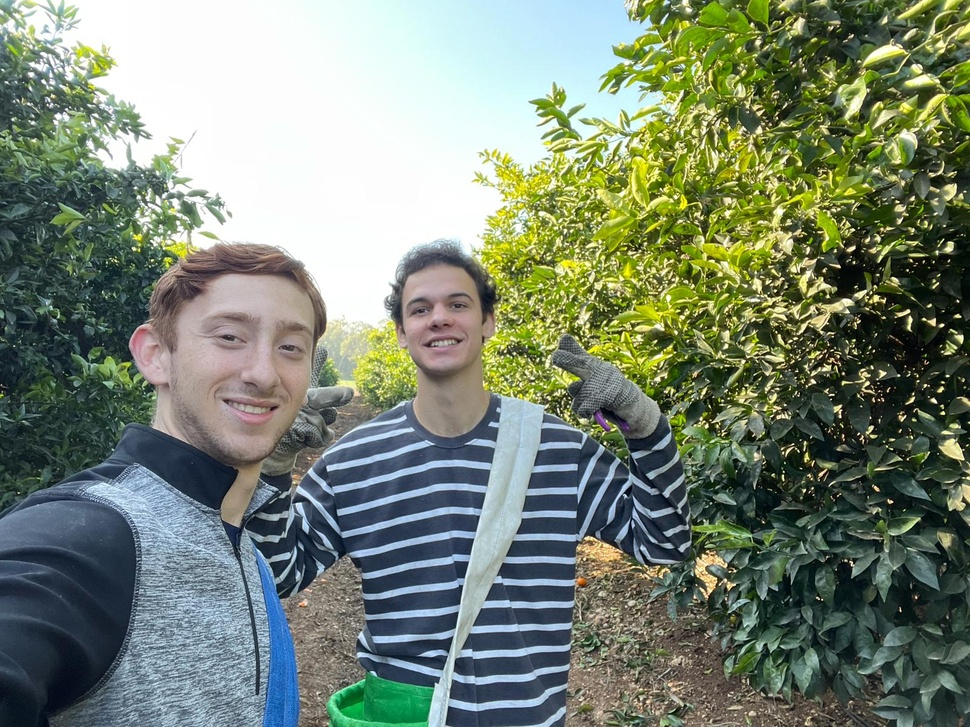
#> input picture HW04 2/images/GilZak.jpg, 970 x 727 px, shrunk from 1600 x 1200 before the run, found by its file name
$ python Q4.py
#> lines starting #> are read from the running program, lines starting #| are printed output that depends on the picture; long printed decimals are rounded
from PIL import Image
import numpy as np
import matplotlib.pyplot as plt


def rank_k_approximation(A, k):
    U, S, Vt = np.linalg.svd(A, full_matrices=False)
    # rank-k truncation from the SVD of A
    U_k = U[:, :k]
    S_k = np.diag(S[:k])
    Vt_k = Vt[:k, :]
    # print('rank', np.count_nonzero(S))

    A_k = np.dot(U_k, np.dot(S_k, Vt_k))

    return A_k, relative_error(S, k)


def relative_error(S, k):
    return (S[k]) ** 2 / S[0] ** 2


def compress_image_to_k(path, k):
#> called with path = 'GilZak.jpg', k = 5
    image = Image.open(path)
#> image is the input picture: PIL image 970x727 RGB; mean R, G, B 121.2, 132.9, 115.5
    pix = np.array(image)

    noise = np.random.normal(0, 10, pix.shape)
    pix = pix + noise
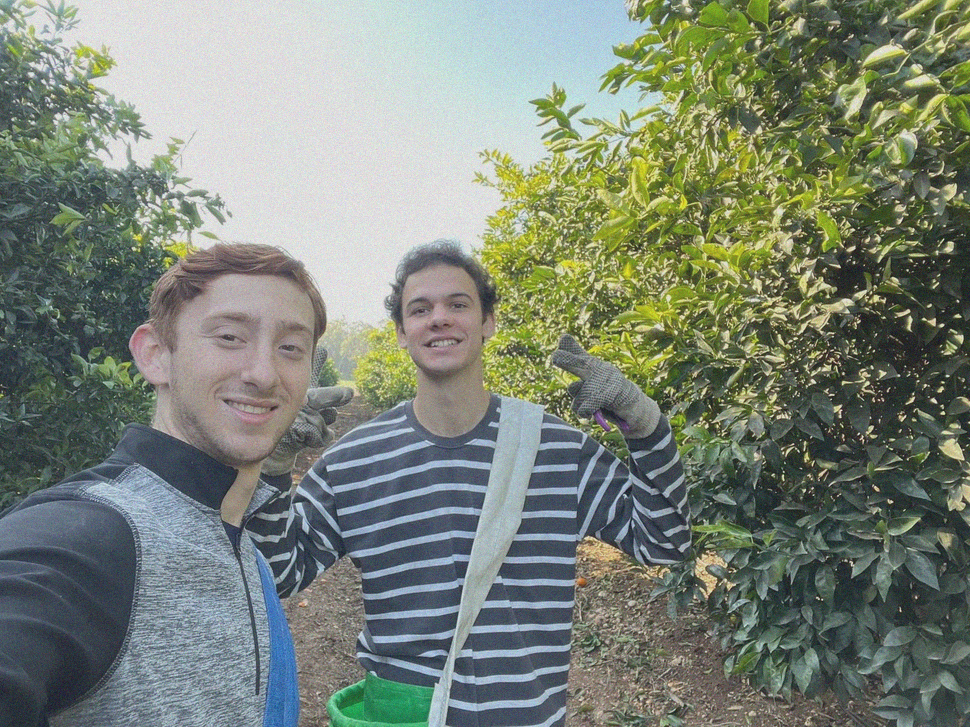
#> pix: shape (727, 970, 3) float64; mean R, G, B 121.2, 132.9, 115.5; drawn with min black and max white

    imgR = pix[:, :, 0]  # Red
    imgG = pix[:, :, 1]  # Green
    imgB = pix[:, :, 2]  # Blue
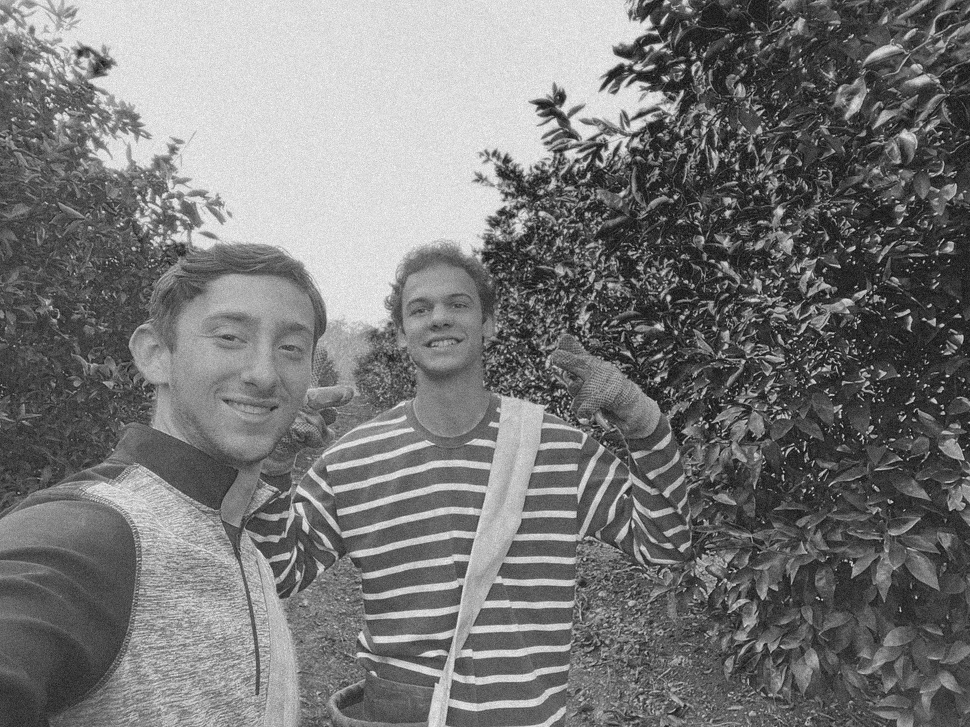
#> imgB: shape (727, 970) float64; min -45.32, max 296.7, mean 115.5; drawn with min black and max white
    print(pix.shape)
#| (727, 970, 3)

    error = [0, 0, 0]
    imgR_k, error[0] = rank_k_approximation(imgR, k)
#> in rank_k_approximation, `U, S, Vt = np.linalg.svd(A, full_matrices=False)`: S = 727 values, max 113102.4 at index 0, min 68.05 at index 726, mean 1085.7
#> in rank_k_approximation, `U_k = U[:, :k]`: U_k = 727 rows, first 6: [0.0521, 0.0787, 0.0257, 0.0361, -0.021], [0.0523, 0.0766, 0.022, 0.0334, -0.0161], [0.0521, 0.0742, 0.0255, 0.0347, -0.016], [0.0518, 0.0746, 0.0262, 0.0355, -0.0156], [0.0516, 0.0752, 0.0269, 0.0358, -0.0155], [0.0516, 0.0748, 0.0261, 0.0344, -0.0157]
#> in rank_k_approximation, `S_k = np.diag(S[:k])`: S_k = [[113102.4, 0, 0, 0, 0], [0, 16413.4, 0, 0, 0], [0, 0, 12583.7, 0, 0], [0, 0, 0, 8878.6, 0], [0, 0, 0, 0, 8293.4]]
    imgG_k, error[1] = rank_k_approximation(imgG, k)
#> in rank_k_approximation (call 2), `U_k = U[:, :k]`: U_k = 727 rows, first 6: [0.0532, 0.0646, -0.0391, 0.0174, -0.0279], [0.0536, 0.0612, -0.0318, 0.0166, -0.0285], [0.0534, 0.0607, -0.0337, 0.0176, -0.0296], [0.0532, 0.0607, -0.0345, 0.022, -0.0295], [0.053, 0.0601, -0.0362, 0.0203, -0.0297], [0.053, 0.06, -0.0365, 0.0189, -0.0275]
    imgB_k, error[2] = rank_k_approximation(imgB, k)
#> call 3 of rank_k_approximation, with k = 5
#> in rank_k_approximation (call 3), `U, S, Vt = np.linalg.svd(A, full_matrices=False)`:
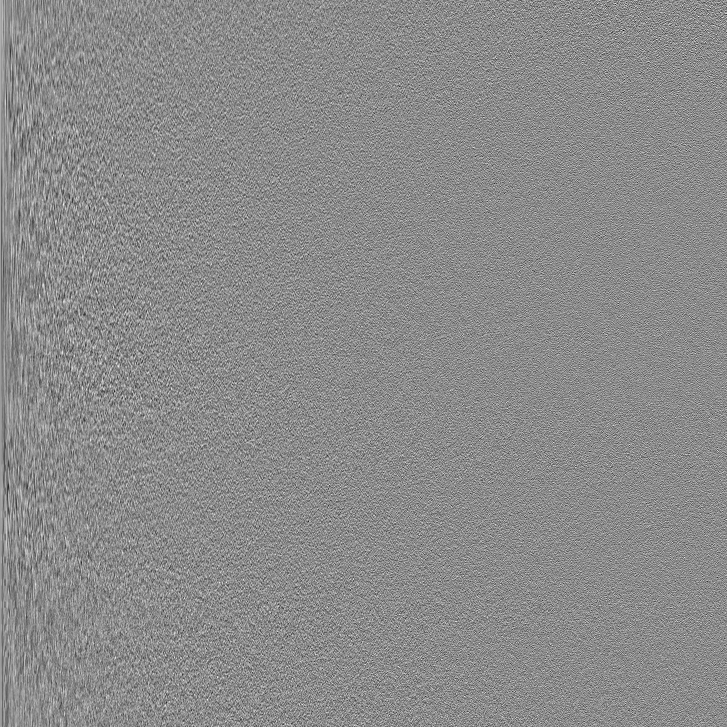
#> U: shape (727, 727) float64; min -0.228, max 0.189, mean 2.56e-05; drawn with min black and max white
#> in rank_k_approximation (call 3), `U, S, Vt = np.linalg.svd(A, full_matrices=False)`:
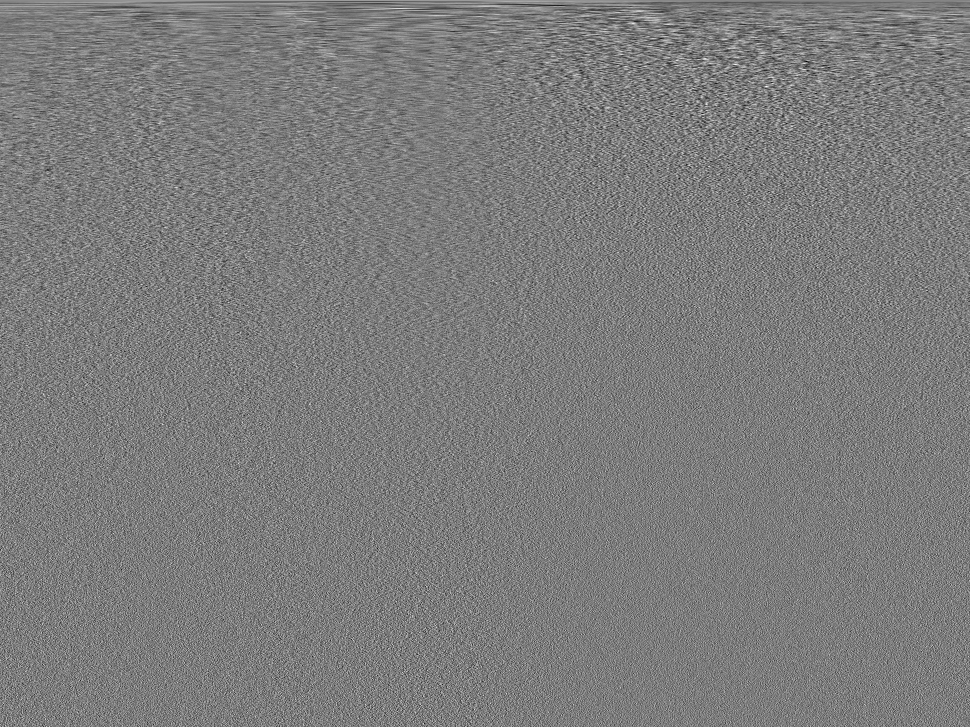
#> Vt: shape (727, 970) float64; min -0.181, max 0.19, mean 3.54e-05; drawn with min black and max white
#> in rank_k_approximation (call 3), `U, S, Vt = np.linalg.svd(A, full_matrices=False)`: S = 727 values, max 110183.3 at index 0, min 70.34 at index 726, mean 1088.2
#> in rank_k_approximation (call 3), `U_k = U[:, :k]`: U_k = 727 rows, first 6: [0.0567, 0.0396, 0.0557, -0.0228, 0.0484], [0.0568, 0.0405, 0.0521, -0.0252, 0.0487], [0.0567, 0.0391, 0.0557, -0.0241, 0.0492], [0.0563, 0.0373, 0.0609, -0.017, 0.0472], [0.056, 0.0366, 0.0656, -0.0115, 0.051], [0.056, 0.0364, 0.0673, -0.00684, 0.0497]
#> in rank_k_approximation (call 3), `S_k = np.diag(S[:k])`: S_k = [[110183.3, 0, 0, 0, 0], [0, 18596.8, 0, 0, 0], [0, 0, 13275.1, 0, 0], [0, 0, 0, 9696, 0], [0, 0, 0, 0, 9461.5]]
#> in rank_k_approximation (call 3), `A_k = np.dot(U_k, np.dot(S_k, Vt_k))`:
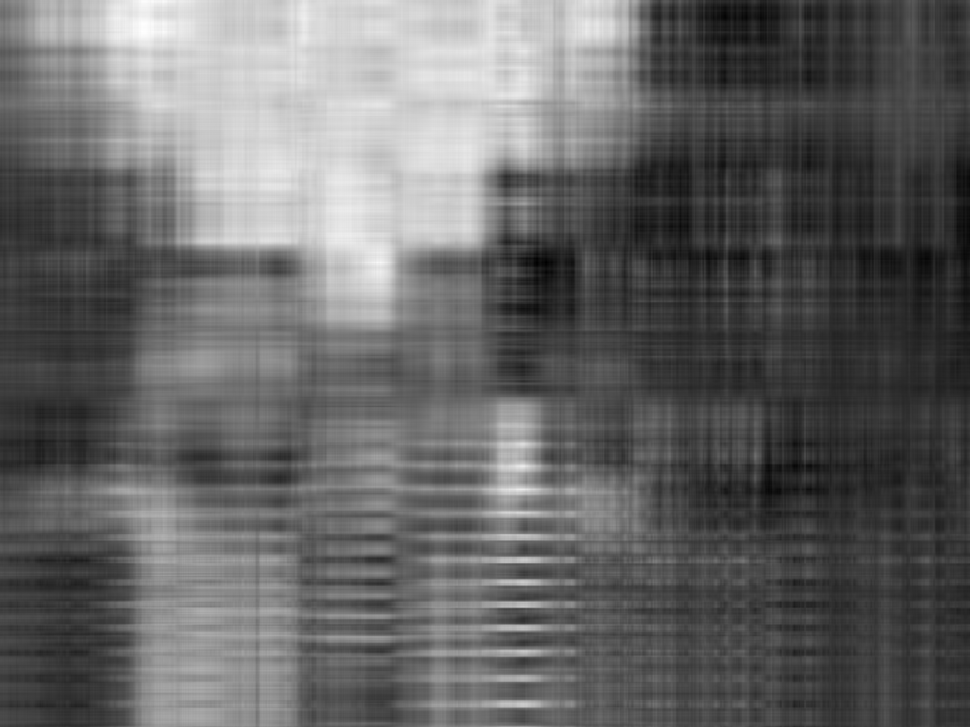
#> A_k: shape (727, 970) float64; min -12.25, max 307.3, mean 115.4; drawn with min black and max white

    new_img = np.stack([imgR_k, imgG_k, imgB_k], axis=-1)
    new_img = np.clip(new_img, 0, 255).astype(np.uint8)
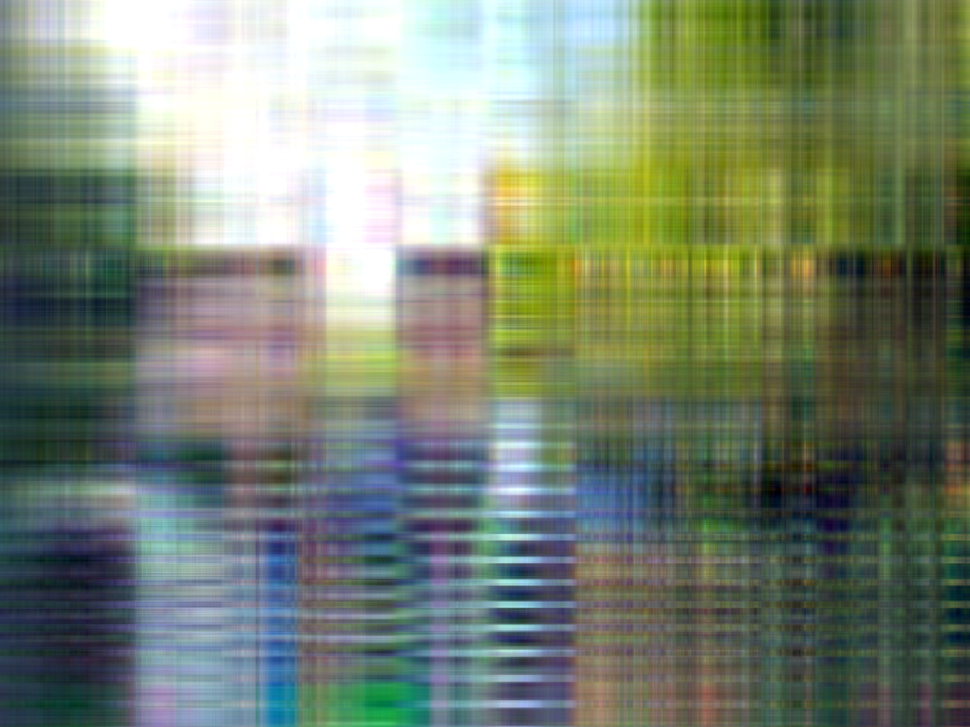
#> new_img: shape (727, 970, 3); mean R, G, B 120.4, 132, 114.5
    new_img = Image.fromarray(new_img)

    return new_img, error


errR, errG, errB = [], [], []
k_s = [5, 20, 50, 70, 80, 100, 200]
for path in [('GilZak.jpg', k) for k in k_s]:
    img, error = compress_image_to_k(path[0], path[1])
#> error = [0.00512, 0.00395, 0.00564]
    errR = errR + [(path[1], error[0])]
#> errR = [(5, 0.00512)]
    errG = errG + [(path[1], error[1])]
#> errG = [(5, 0.00395)]
    errB = errB + [(path[1], error[2])]
#> errB = [(5, 0.00564)]
    print(f'for k = {path[1]} the relative error is: {error}')
#| for k = 5 the relative error is: [0.005117, 0.003954, 0.005644]
    img.save(f'GilZak_k={path[1]}.jpg')


def draw_graph(data_points, l):
    # Unpack the data points into separate lists for x and y coordinates
#> called with l = 'r'
    k_values, error_values = zip(*data_points)
#> k_values = (5, 20, 50, 70, 80, 100, 200); error_values = (0.00512, 0.00142, 0.000537, 0.00034, 0.000287, 0.000209, 7.06e-05)

    # Plotting the graph
    plt.plot(k_values, error_values, marker='o', linestyle='-', color=l, label=f'Graph {l}')

    # Adding labels and title
    plt.xlabel('k Values')
    plt.ylabel('Error Values')
    plt.title('Error vs. k Graph')

    # Display the graph
    #plt.show()
    plt.savefig(f'k_errorGraph{l}.png')


draw_graph(errR, 'r')
draw_graph(errG, 'g')
draw_graph(errB, 'b')
